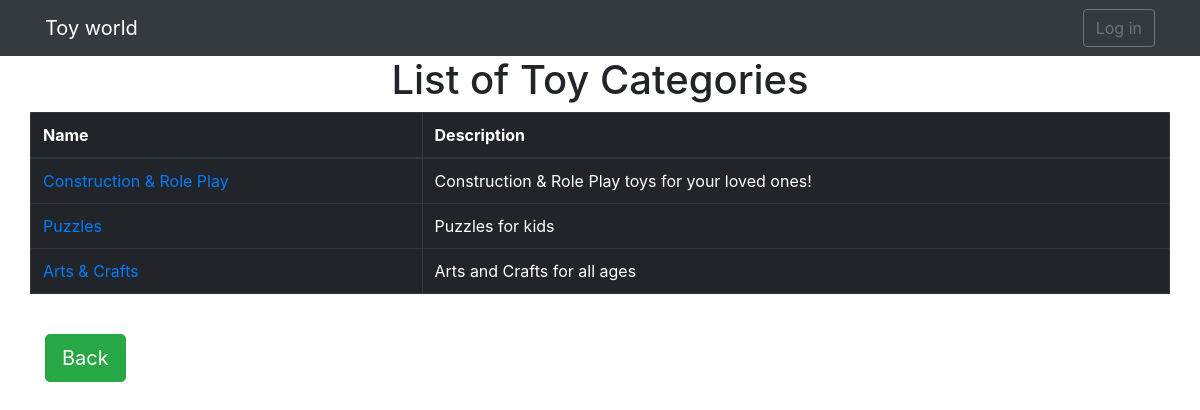
The page /inventory/categories on the database as committed earlier.
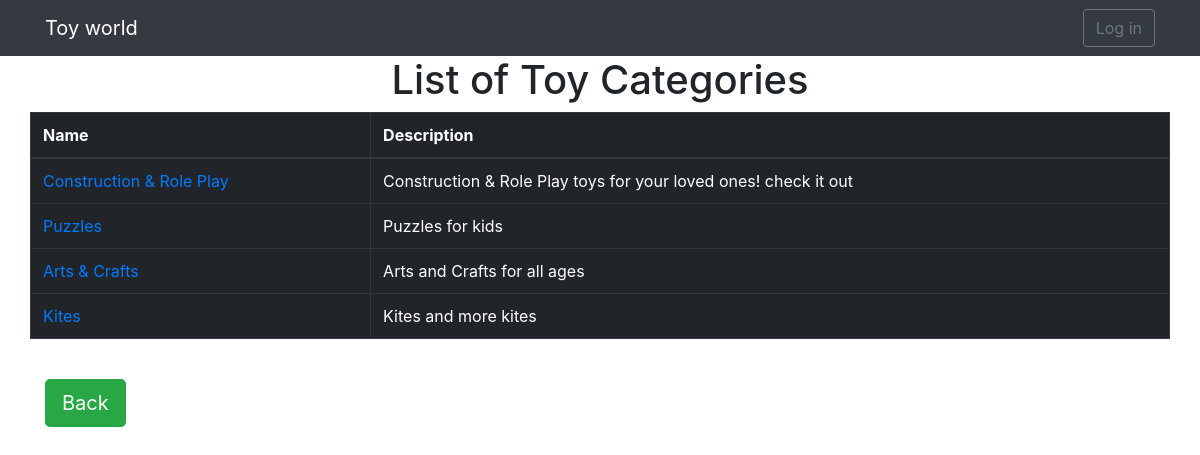
The same page on the database as committed later.
### inventory/models.py (models this page shows, shortened)
class Category(models.Model):
    name = models.CharField(max_length=30, verbose_name= \
       'Category name')
    description = models.TextField(verbose_name = \
       'Detailed description')
    class Meta:
       unique_together = ['name',]
    def get_absolute_url(self):
      return reverse('inventory:update_category', kwargs={'pk':self.pk})

### inventory/views.py (the view)
# urls.py: path('categories', views.ListCategory.as_view(), name='categories'),
class ListCategory(ListView):
	model = models.Category
	queryset = models.Category.objects.all()
	context_object_name = 'categories'
	paginate_by = 10

### inventory/templates/inventory/category_list.html
{% extends "base.html" %}
{% block content %}
	<div class="container">
		<h1 style="text-align: center;">List of Toy Categories</h1>
		<div class="row">
			<table class="table table-bordered table-dark">
				<thead>
					<th> Name </th>
					<th> Description </th>
				</thead>
				<tbody>
					{% for category in categories %}
						<tr>
							<td><a href="{{ category.get_absolute_url }}"> {{ category.name }} </a></td>
							<td> {{ category.description }} </td>
						</tr>
					{% empty %}
					    <tr>
            				<td colspan="4">No Categories added yet.</td>
          				</tr>
					{% endfor %}
				</tbody>
			</table>
		</div>
		<br>
		<a href="{% url 'inventory:home' %}" class="btn btn-success btn-lg">Back</a>
	</div>
{% endblock %}

Rows that differ between the two databases and show on the page:
changed Category "Construction & Role Play": description "Construction & Role Play toys for your loved ones!" → "Construction & Role Play toys for your loved ones! check it out"
added Category: name "Kites", description "Kites and more kites"
